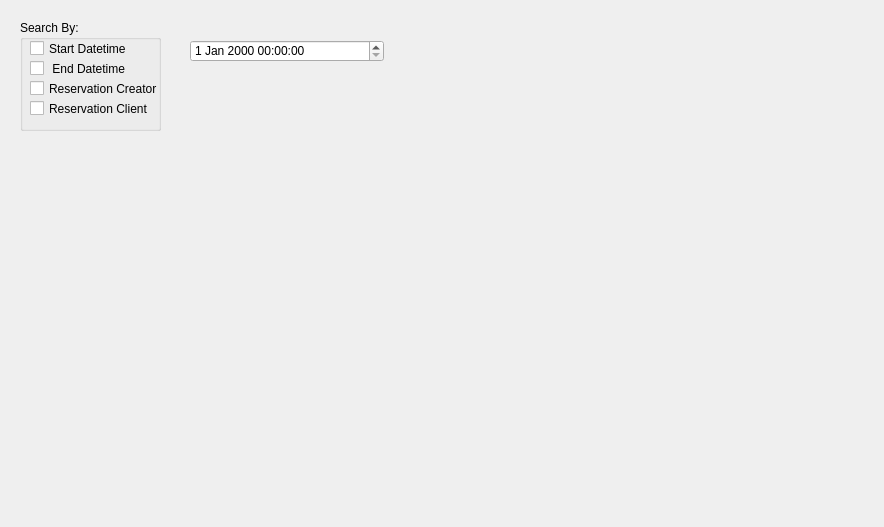
<?xml version="1.0" encoding="UTF-8"?>
<ui version="4.0">
 <class>LookupManager</class>
 <widget class="QDialog" name="LookupManager">
  <property name="geometry">
   <rect>
    <x>0</x>
    <y>0</y>
    <width>884</width>
    <height>527</height>
   </rect>
  </property>
  <property name="windowTitle">
   <string>Dialog</string>
  </property>
  <widget class="QGroupBox" name="groupBox">
   <property name="geometry">
    <rect>
     <x>20</x>
     <y>20</y>
     <width>141</width>
     <height>111</height>
    </rect>
   </property>
   <property name="title">
    <string>Search By: </string>
   </property>
   <widget class="QCheckBox" name="checkBox">
    <property name="geometry">
     <rect>
      <x>10</x>
      <y>20</y>
      <width>151</width>
      <height>17</height>
     </rect>
    </property>
    <property name="text">
     <string>Start Datetime</string>
    </property>
   </widget>
   <widget class="QCheckBox" name="checkBox_2">
    <property name="geometry">
     <rect>
      <x>10</x>
      <y>40</y>
      <width>141</width>
      <height>17</height>
     </rect>
    </property>
    <property name="text">
     <string> End Datetime</string>
    </property>
   </widget>
   <widget class="QCheckBox" name="checkBox_3">
    <property name="geometry">
     <rect>
      <x>10</x>
      <y>60</y>
      <width>151</width>
      <height>17</height>
     </rect>
    </property>
    <property name="text">
     <string>Reservation Creator</string>
    </property>
   </widget>
   <widget class="QCheckBox" name="checkBox_4">
    <property name="geometry">
     <rect>
      <x>10</x>
      <y>80</y>
      <width>151</width>
      <height>17</height>
     </rect>
    </property>
    <property name="text">
     <string>Reservation Client</string>
    </property>
   </widget>
  </widget>
  <widget class="QDateTimeEdit" name="dateTimeEdit">
   <property name="geometry">
    <rect>
     <x>190</x>
     <y>40</y>
     <width>194</width>
     <height>22</height>
    </rect>
   </property>
  </widget>
 </widget>
 <resources/>
 <connections/>
</ui>
